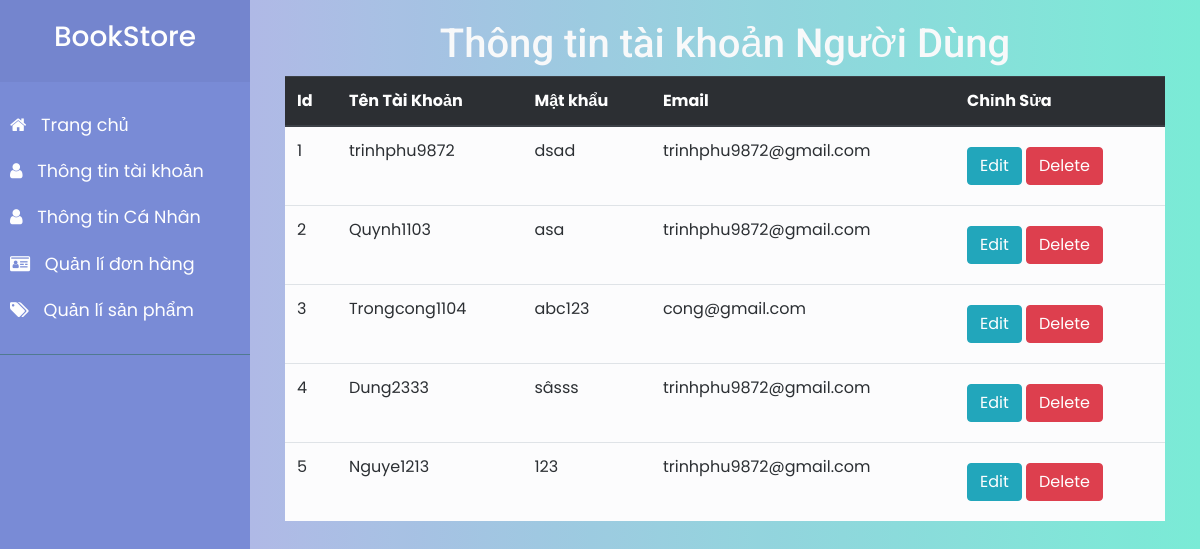
Screenshot of /Frontend/Admin/UserInfo.php with the database file from the repository.
### tables this page shows
CREATE TABLE `taikhoan` (
  `maKH` int(11) NOT NULL,
  `Email` varchar(255) NOT NULL,
  `tenTk` text NOT NULL,
  `matKhau` text NOT NULL
);

### Frontend/Admin/UserInfo.php (the view, shortened to what this page needs)
<!DOCTYPE html>
<html lang="en">
  <head>
    <link
      rel="stylesheet"
      href="https://cdnjs.cloudflare.com/ajax/libs/font-awesome/4.7.0/css/font-awesome.min.css"
    />
    <link rel="stylesheet" href="css/bootstrap.min.css" />
    <link rel="stylesheet" href="css/jquery-ui.min.css" />
    <link rel="stylesheet" href="css/modal.css" />
    <link rel="stylesheet" href="css/style4.css" />
    <link rel="stylesheet" type="text/css" href="css/main.css" />
  </head>
  <body>
    <div class="wrapper">
      <?php
         include("sidebar.php");
      ?>
      <div id="content">
        <h1 class="text-center text-title-Don text-light">
          Thông tin tài khoản Người Dùng
        </h1>
        <div class="container my-auto">
          <div class="Data">
            <table class="table table-hover table-light">
              <thead class="thead-dark  ">
                <tr>
                  <th scope="col">Id</th>
                  <th scope="col">Tên Tài Khoản</th>
                  <th scope="col">Mật khẩu</th>
                  <th scope="col">Email</th>
                  <th scope="col">Chỉnh Sửa</th>
                </tr>
              </thead>
              <tbody>
              <?php
                      include('connect.php');
                      $lenh = "select * from taikhoan";
                      $kq = mysqli_query($conn,$lenh);
                      while($row = mysqli_fetch_row($kq))
                      {
                        echo"
                        <tr key=$row[0] id='item'>
                            <td>$row[0]</td>
                            <td>$row[2]</td>
                            <td>$row[3]</td>
                            <td>$row[1]</td>
                            <td>
                            <a href='updateUser.php?edit=$row[0]'><button class='my-2 btn btn-info' >Edit</button></a>
                              <a href='processUser.php?delete=$row[0]'><button class='my-2 btn btn-danger' onclick='xoa($row[2])' )'>Delete</button></a>
                            </td>
                        </tr>
                        ";
                      };
                  ?>
              </tbody>
            </table>
          </div>
        </div>
      </div>
    </div>
  </body>
</html>

### Frontend/Admin/css/modal.css (style rules this page uses)
* { padding: 0; margin: 0; box-sizing: border-box; }
body { background-image: linear-gradient(-225deg, #e3fdf5 0%, #ffe6fa 100%); background-image: linear-gradient(to top, #a8edea 0%, #fed6e3 100%); background-attachment: fixed; background-repeat: no-repeat; font-family: "Vibur", cursive; font-family: "Abel", sans-serif; opacity: 0.95; }

### Frontend/Admin/css/style4.css (style rules this page uses)
body { font-family: "Poppins", sans-serif; background: #fafafa; }
a, a:hover, a:focus { color: inherit; text-decoration: none; transition: all 0.3s; }
.wrapper { display: flex; align-items: stretch; }
#content { padding: 20px; min-height: 100vh; transition: all 0.3s; }

### Frontend/Admin/css/main.css (style rules this page uses)
.text-title-Don { font-family: "Roboto", sans-serif; }
#content { width: 100%; background: #74ebd5; background: -webkit-linear-gradient( to right, #acb6e5, #74ebd5 ); background: linear-gradient( to right, #acb6e5, #74ebd5 ); }

### rows the page displays
taikhoan: maKH "1", tenTk "trinhphu9872", matKhau "dsad", Email "trinhphu9872@gmail.com"
taikhoan: maKH "2", tenTk "Quynh1103", matKhau "asa", Email "trinhphu9872@gmail.com"
taikhoan: maKH "3", tenTk "Trongcong1104", matKhau "abc123", Email "cong@gmail.com"
taikhoan: maKH "4", tenTk "Dung2333", matKhau "sâsss", Email "trinhphu9872@gmail.com"
taikhoan: maKH "5", tenTk "Nguye1213", matKhau "123", Email "trinhphu9872@gmail.com"
